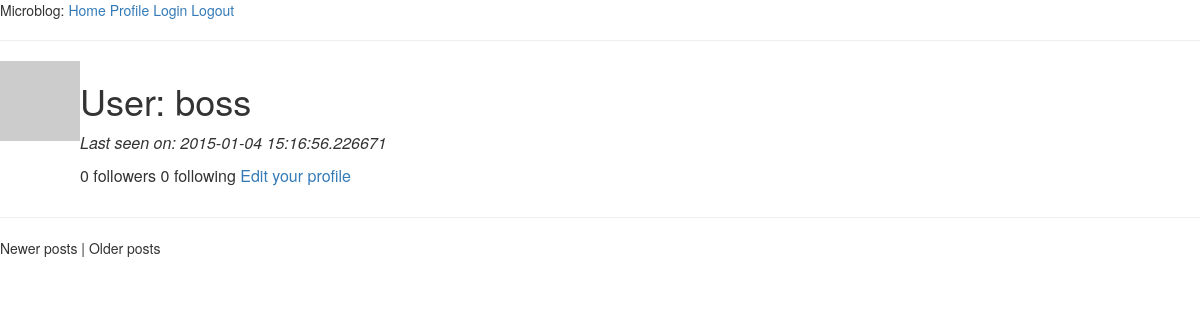
/user/boss/1 (signed in), run on an earlier commit of the app's database.
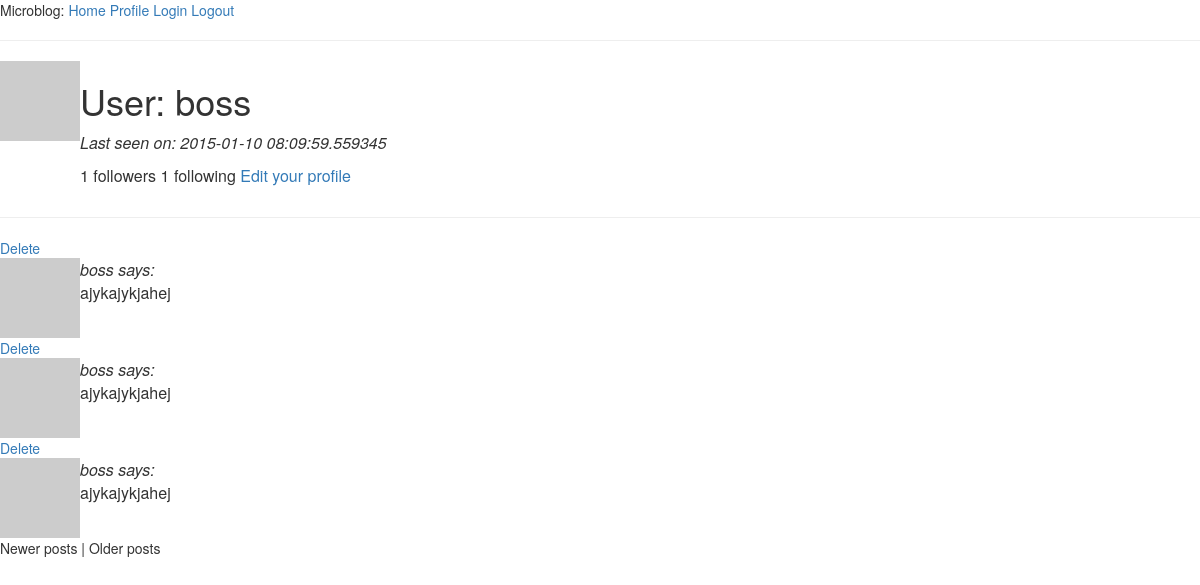
And on a later commit of the database.
### app/models.py (models this page shows, shortened)
class User(db.Model):
    id = db.Column(db.Integer, primary_key=True)
    nickname = db.Column(db.String(64), index=True, unique=True)
    email = db.Column(db.String(120), index=True, unique=True)
    posts = db.relationship('Post', backref = 'author', lazy = 'dynamic')
    about_me = db.Column(db.String(140))
    last_seen = db.Column(db.DateTime)
    followed = db.relationship('User',
                                secondary=followers,
                                primaryjoin=(followers.c.follower_id == id),
                                secondaryjoin = (followers.c.followed_id == id),
                                backref=db.backref('followers', lazy='dynamic'),
                                lazy='dynamic')
    def is_authenticated(self):
        return True
    def avatar(self, size):
        return 'http://www.gravatar.com/avatar/%s?d=retro&s=%d' % (md5(self.email.encode('utf-8')).hexdigest(), size)

class Post(db.Model):
    id = db.Column(db.Integer, primary_key=True)
    body = db.Column(db.String(140))
    timestamp = db.Column(db.DateTime)
    user_id = db.Column(db.Integer, db.ForeignKey('user.id'))

### app/views.py (the view)
@app.route('/user/<nickname>')
@app.route('/user/<nickname>/<int:page>')
@login_required
def user(nickname, page=1):
    user = User.query.filter_by(nickname=nickname).first()
    if user is None:
        flash('User %s not found' % nickname)
        return redirect(url_for('index'))
    posts = user.posts.paginate(page, POSTS_PER_PAGE, False)
    return render_template('user.html', user = user, posts = posts)

### app/views.py (called while the page is built)
@app.before_request
def before_request():
    g.user = current_user
    if g.user.is_authenticated():
        g.user.last_seen = datetime.utcnow()
        db.session.add(g.user)
        db.session.commit()

@lm.user_loader ##We use this decorator to link with Flask-Login!
def load_user(id):
    return User.query.get(int(id))

### app/templates/user.html (shortened to what this page needs)
{% extends "base.html" %}
{% block content %}
    <table>
        <tr valign="top">
            <td>
                <img src="{{ user.avatar(128) }}" />
            </td>
            <td>
                <h1>User: {{ user.nickname }}</h1>
                {% if user.last_seen %}
                    <p><i>Last seen on: {{ user.last_seen }}</i></p>
                {% endif %}
                <p>{{ user.followers.count() }} followers
                   {{ user.followed.count() }} following
                {% if user.id == g.user.id %}
                  <a href="{{ url_for('edit') }}">Edit your profile</a>
                {% elif not g.user.is_following(user) %}
                  <a href="{{ url_for('follow', nickname=user.nickname) }}">Follow</a>
                {% else %}
                  <a href="{{ url_for('unfollow', nickname=user.nickname) }}">Unfollow</a>
              {% endif %}
              </p>
            </td>
        </tr>
    </table>
    <hr />
    {% for post in posts.items %}
        {% include 'post.html' %}
    {% endfor %}
    {% if posts.has_prev %}
        <a href="{{ url_for('user', nickname=user.nickname, page=posts.prev_num) }}"> Newer posts</a>
    {% else %}  Newer posts{% endif %} |
    {% if posts.has_next %}
    <a href="{{ url_for('user', nickname=user.nickname, page=posts.next_num) }}">Older posts </a>
    {% else %}
    Older posts
    {% endif %}
{% endblock %}

### app/templates/base.html (shortened to what this page needs)
<html>
    <head>
        <link href="https://maxcdn.bootstrapcdn.com/bootstrap/3.3.1/css/bootstrap.min.css" rel=stylesheet>
    </head>
    <body>
        <div>
            Microblog: <a href="{{ url_for('index') }}">Home</a>
            <a href="{{ url_for('user', nickname=g.user.nickname) }}">Profile</a>
            <a href="{{ url_for('login') }}">Login</a>
            {% if g.user.is_authenticated() %}
            <a href="{{ url_for('logout') }}">Logout</a>
            {% endif %}
        </div>
        <hr />
        {% block content %}
        {% endblock %}
    </body>
</html>

### app/templates/post.html
<table>
        <tr valign="top">
            <td>
                <img src="{{ post.author.avatar(50) }}">
            </td>
            <td>
                <i>{{ post.author.nickname }} says:</i>
                <br/ >
                {{ post.body }}
            </td>
        </tr>
        {% if post.author.id == g.user.id %}
        <div>
            <a href="{{ url_for('delete', id=post.id) }}">Delete</a>
        </div>
        {% endif %}
</table>

What changed in the data, as far as the page shows it:
changed User "boss": last_seen "2015-01-04 15:16:56.226671" → "2015-01-10 08:09:59.559345"
added Post: author.nickname "boss", body "ajykajykjahej"
added Post: author.nickname "boss", body "ajykajykjahej"
added Post: author.nickname "boss", body "ajykajykjahej"
Also different on the page:
{{ user.followers.count() }}: "0" → "1"
{{ user.followed.count() }}: "0" → "1"
